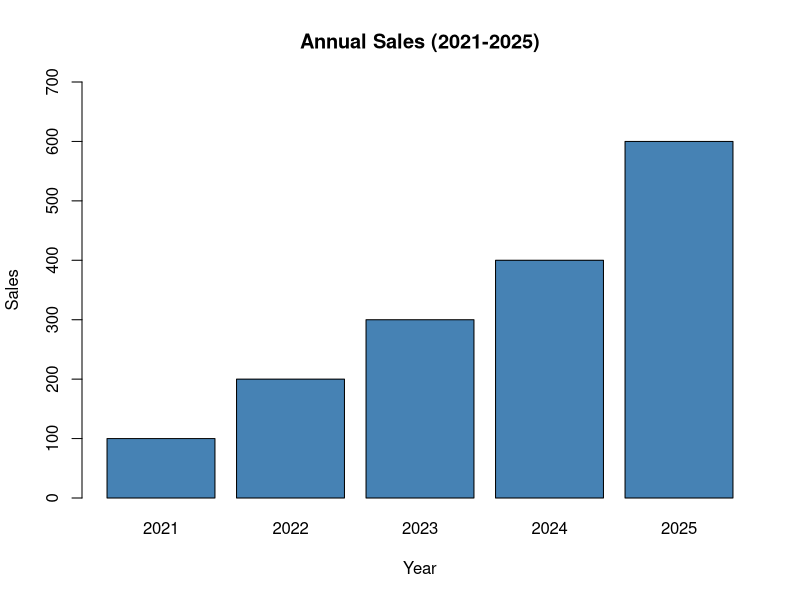

Generate this figure with R:
# Sales for each year from 2021 to 2025
years <- 2021:2025
sales <- c(100, 200, 300, 400, 600)

barplot(
  sales,
  names.arg = years,
  main = "Annual Sales (2021-2025)",
  xlab = "Year",
  ylab = "Sales",
  col = "steelblue",
  ylim = c(0, 700)
)
